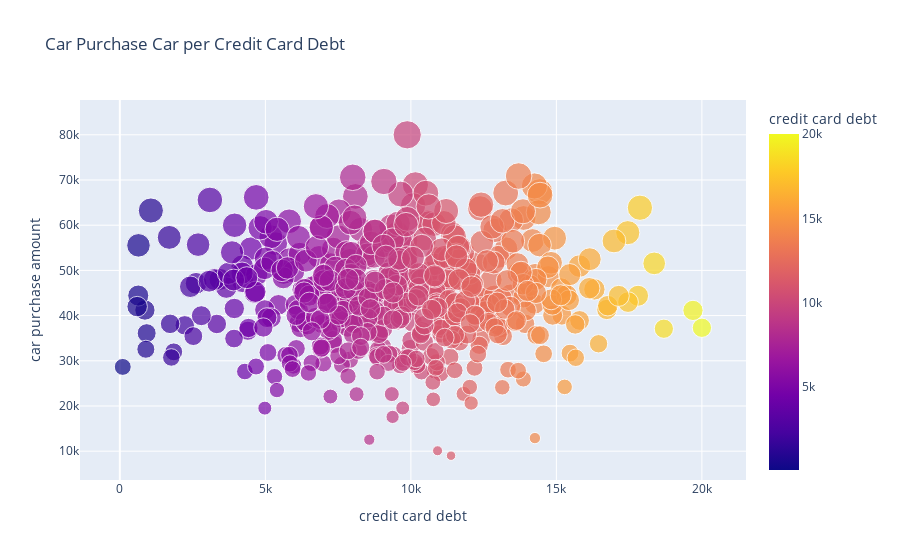

Notebook code cell kept with this figure:
### Code cell
fig = px.scatter(df, x="credit card debt", y="car purchase amount",size="car purchase amount",color="credit card debt",title="Car Purchase Car per Credit Card Debt ")
fig.show()

### Figure 1 — Plotly figure (JSON) as saved in the notebook; plotly's stock layout.template omitted (floating-point values rounded to 4 significant figures; data arrays with more than 128 entries replaced by an {"elided": "..."} marker saying what was removed)
{"data": [{"hovertemplate": "credit card debt=%{marker.color}<br>car purchase amount=%{marker.size}<extra></extra>", "legendgroup": "", "marker": {"color": {"elided": "500 float values"}, "coloraxis": "coloraxis", "size": {"elided": "500 float values"}, "sizemode": "area", "sizeref": 200, "symbol": "circle"}, "mode": "markers", "name": "", "orientation": "v", "showlegend": false, "type": "scatter", "x": {"elided": "500 float values"}, "xaxis": "x", "y": {"elided": "500 float values"}, "yaxis": "y"}], "layout": {"coloraxis": {"colorbar": {"title": {"text": "credit card debt"}}, "colorscale": [[0, "#0d0887"], [0.1111, "#46039f"], [0.2222, "#7201a8"], [0.3333, "#9c179e"], [0.4444, "#bd3786"], [0.5556, "#d8576b"], [0.6667, "#ed7953"], [0.7778, "#fb9f3a"], [0.8889, "#fdca26"], [1, "#f0f921"]]}, "legend": {"itemsizing": "constant", "tracegroupgap": 0}, "title": {"text": "Car Purchase Car per Credit Card Debt "}, "xaxis": {"anchor": "y", "domain": [0, 1], "title": {"text": "credit card debt"}}, "yaxis": {"anchor": "x", "domain": [0, 1], "title": {"text": "car purchase amount"}}}}
